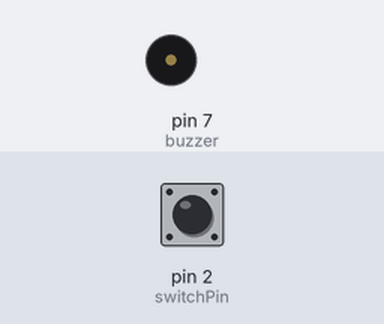
Recording of a sketch running on a simulated Arduino Uno, built with avr-gcc and run on an emulated ATmega328P. Parts: buzzer (waves = sounding). The inputs (shaded band) are chosen by the test bench; at power-on: pin 2 (switchPin) HIGH.

Above: at 1.2 s.
1.3 s: pin 2 (switchPin) pulled LOW for 0.15 s
At 3.2 s:
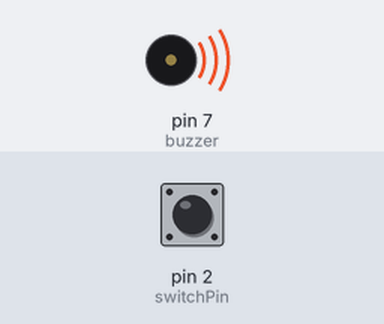
Timing chart, 0 to 10.4 s (numbered marks = the images above; inputs shaded):
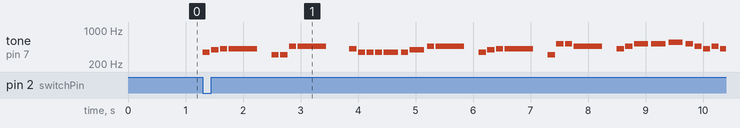

The sketch:

lilypad_musicSwitchDemo_LetItGo.ino
```cpp
#include "pitches.h"

//the switch is on pin2
int switchPin = 2;

//the buzzer is on pin 7
int buzzer = 7;

// we'll store all the notes for 'let it go' in a list:
int letitgo[] = {
NOTE_F4, NOTE_G4, NOTE_GS4, NOTE_GS4, 0, NOTE_DS4, NOTE_DS4, NOTE_AS4, NOTE_AS4, 0, NOTE_GS4, NOTE_F4,
//Let it go -- let it go. -- Can't
NOTE_F4, NOTE_F4, NOTE_F4, NOTE_F4, NOTE_G4, NOTE_AS4, NOTE_AS4, 0, NOTE_F4, NOTE_G4, NOTE_GS4, NOTE_GS4, 0, NOTE_DS4,

NOTE_C5, NOTE_C5,
//hold it back an-y more--  Let it go -- let it go-----
NOTE_AS4, 0, NOTE_GS4, NOTE_AS4, NOTE_C5, NOTE_C5, NOTE_CS5, NOTE_C5, NOTE_AS4, NOTE_GS4, NOTE_AS4,

NOTE_GS4, 0,
//-- Turn a-way- and slam - the - door
NOTE_DS5, NOTE_C5, NOTE_C5, NOTE_C5, NOTE_AS4, 0, NOTE_GS4, NOTE_GS4, NOTE_DS5, NOTE_DS5, 0, NOTE_C5, NOTE_C5,

NOTE_GS4,
//I - don't care - What they're going to - say --
0, 0, NOTE_GS4, NOTE_GS4, NOTE_G4, 0, NOTE_DS4, NOTE_DS4, NOTE_DS4, 0, NOTE_CS4,
//-- let the storm rage on -- The
NOTE_CS4, NOTE_CS4, NOTE_C4, NOTE_CS4, NOTE_C4, NOTE_CS4, NOTE_CS4, NOTE_C4, NOTE_GS3,
//cold never bothered me anyway.
};

// note durations: 4 = quarter note, 8 = eighth note, etc.:
int noteDurations[] = {
8, 8, 8, 2, 8, 8, 8, 8, 2, 4, 8, 8,
8, 8, 4, 8, 4, 8, 2, 8, 8, 8, 8, 2, 8, 8, 8, 8,
2, 8, 8, 8, 4, 4, 4, 8, 8, 8, 8, 4, 2, 2,
4, 8, 8, 4, 2, 4, 4, 4, 4, 8, 8, 4, 2,
4, 4, 8, 8, 4, 8, 8, 4, 1, 8, 8,
4, 8, 8, 8, 8, 8, 8, 8, 4};

void setup() {

  //Switch
  pinMode(switchPin, INPUT); 	 // set the switch as an input
  digitalWrite(switchPin, HIGH); // enable the pull-up resistor

  //Buzzer
  pinMode(buzzer, OUTPUT);  	// set the buzzer pins as outputs

}

// the loop routine runs over and over again forever:
void loop() {

  //if the switch is on, play the song once
  if(digitalRead(switchPin) == 0)
  {
    //for every note in the song, play it for the proper length
      for (int thisNote = 0; thisNote < (sizeof(noteDurations)/2); thisNote++) {

      // to calculate the note duration, take one second (1000)
      //divided by the note type.
      //e.g. quarter note = 1000 / 4, eighth note = 1000/8, etc.
      int noteDuration = 1000/noteDurations[thisNote];
      tone(buzzer, letitgo[thisNote], noteDuration);

      // to distinguish the notes, set a minimum time between them.
      // the note's duration + 20% seems to work well:
      int pauseBetweenNotes = noteDuration * 1.2;
      delay(pauseBetweenNotes);

      // stop the tone playing:
      noTone(buzzer);
      }
  }

}

//code adapted from http://www.instructables.com/id/Musical-Snow-Globe/
```

pitches.h
```cpp
/*************************************************
 * Public Constants
 *************************************************/

#define NOTE_B0  31
#define NOTE_C1  33
#define NOTE_CS1 35
#define NOTE_D1  37
#define NOTE_DS1 39
#define NOTE_E1  41
#define NOTE_F1  44
#define NOTE_FS1 46
#define NOTE_G1  49
#define NOTE_GS1 52
#define NOTE_A1  55
#define NOTE_AS1 58
#define NOTE_B1  62
#define NOTE_C2  65
#define NOTE_CS2 69
#define NOTE_D2  73
#define NOTE_DS2 78
#define NOTE_E2  82
#define NOTE_F2  87
#define NOTE_FS2 93
#define NOTE_G2  98
#define NOTE_GS2 104
#define NOTE_A2  110
#define NOTE_AS2 117
#define NOTE_B2  123
#define NOTE_C3  131
#define NOTE_CS3 139
#define NOTE_D3  147
#define NOTE_DS3 156
#define NOTE_E3  165
#define NOTE_F3  175
#define NOTE_FS3 185
#define NOTE_G3  196
#define NOTE_GS3 208
#define NOTE_A3  220
#define NOTE_AS3 233
#define NOTE_B3  247
#define NOTE_C4  262
#define NOTE_CS4 277
#define NOTE_D4  294
#define NOTE_DS4 311
#define NOTE_E4  330
#define NOTE_F4  349
#define NOTE_FS4 370
#define NOTE_G4  392
#define NOTE_GS4 415
#define NOTE_A4  440
#define NOTE_AS4 466
#define NOTE_B4  494
#define NOTE_C5  523
#define NOTE_CS5 554
#define NOTE_D5  587
#define NOTE_DS5 622
#define NOTE_E5  659
#define NOTE_F5  698
#define NOTE_FS5 740
#define NOTE_G5  784
#define NOTE_GS5 831
#define NOTE_A5  880
#define NOTE_AS5 932
#define NOTE_B5  988
#define NOTE_C6  1047
#define NOTE_CS6 1109
#define NOTE_D6  1175
#define NOTE_DS6 1245
#define NOTE_E6  1319
#define NOTE_F6  1397
#define NOTE_FS6 1480
#define NOTE_G6  1568
#define NOTE_GS6 1661
#define NOTE_A6  1760
#define NOTE_AS6 1865
#define NOTE_B6  1976
#define NOTE_C7  2093
#define NOTE_CS7 2217
#define NOTE_D7  2349
#define NOTE_DS7 2489
#define NOTE_E7  2637
#define NOTE_F7  2794
#define NOTE_FS7 2960
#define NOTE_G7  3136
#define NOTE_GS7 3322
#define NOTE_A7  3520
#define NOTE_AS7 3729
#define NOTE_B7  3951
#define NOTE_C8  4186
#define NOTE_CS8 4435
#define NOTE_D8  4699
#define NOTE_DS8 4978
```

Measured:
- after the input at 1.3 s, tone on pin 7 (buzzer): plays 349 Hz for 0.13 s, 392 Hz for 0.13 s, 415 Hz for 0.13 s, 415 Hz for 0.50 s, 311 Hz for 0.13 s, 311 Hz for 0.13 s … (35 notes in this stretch), starting at once
